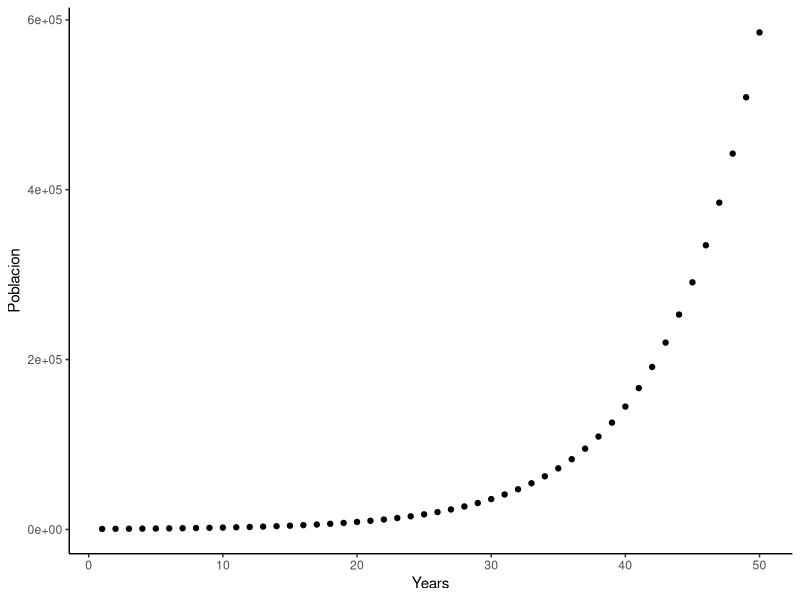

This chart was generated by the following R code:
## ---- chunk 1
calcular_poblacion <- function(Nt, B, D, I, E) {
  Nt2 = Nt + B - D + I - E
  return(Nt2)
}

# Uso de la función

Nt = 1000
B = 50
D = 30
I = 10
E = 15

calcular_poblacion(Nt, B, D, I, E)
## ---- chunk 2
calcular_poblacion <- function(Nt, B, D) {
  Nt2 = Nt + B - D
  return(Nt2)
}

# Uso de la función

Nt = 2000
B = 200
D = 300


calcular_poblacion(Nt, B, D)
## ---- chunk 3
calcular_poblacion <- function(Nt, f) {
  Nt2 = Nt * f
  return(Nt2)
}

# Uso de la función

Nt = 2000
f = 1.2


calcular_poblacion(Nt, f)
## ---- chunk 4
calcular_poblacion <- function(Nt, R) {
  Nt2 = Nt * R
  return(Nt2)
}

# Uso de la función

Nt = 2000
R = 1.2


calcular_poblacion(Nt, R)

R = 0.8

calcular_poblacion(Nt, R)

## ---- chunk 5
calcular_poblacion <- function(Nt, R, t) {
  Nt2 = Nt * R^t
  return(Nt2)
}

# Uso de la función

Nt = 2000
R = 1.2
t = 5


calcular_poblacion(Nt, R, t)

R = 0.8

calcular_poblacion(Nt, R, t)

## ---- chunk 6
Nt = 540
R = 1.15
t= 50

Poblacion <- calcular_poblacion(Nt = 540, R= 1.15, t = c(1:50))
Years <- 1:50

Datos <- data.frame(Years = Years,
                    Poblacion = Poblacion)


library(tidyverse)

ggplot(data= Datos, aes(x= Years, y= Poblacion))+
  geom_point() +
  theme_classic()

